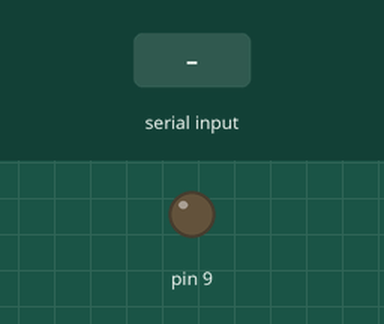
Simulated run of this sketch. Board: Arduino Uno, built with avr-gcc and run on an emulated ATmega328P. Parts: output pins drawn as LEDs (lit = HIGH). Inputs (shaded band) come from the test bench.

Above: at 1.2 s.
1.3 s: "a" received over Serial
At 2.3 s:
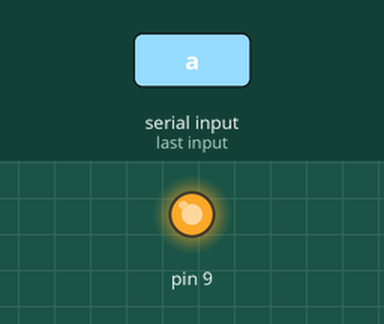
3.5 s: "d" received over Serial
At 5.1 s:
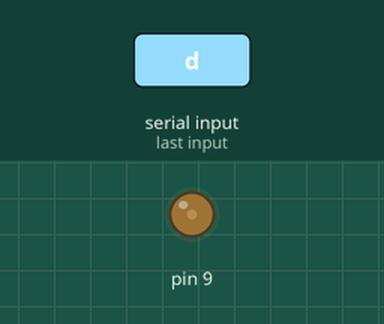
Timing chart, 0 to 6.6 s (numbered marks = the images above; inputs shaded):
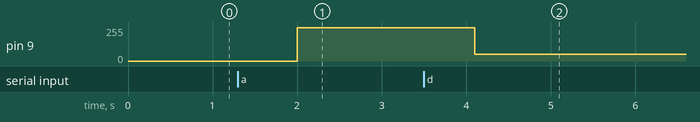

Measured:
- after the input at 1.3 s, pin 9: 0/255 → 250/255 after 0.70 s
- after the input at 3.5 s, pin 9: 250/255 → 50/255 after 0.60 s

The sketch:

podvozek.ino
```cpp
void setup() {
  pinMode(9, OUTPUT);
  Serial.begin(19200);
}

void loop() {
  while (Serial.available()) {
    int ch = Serial.read();
    if (ch < 96 || ch > 110) {
      continue;
    }

    if (ch == 97) {
      analogWrite(9, 250);
    } else if (ch == 100) {
      analogWrite(9, 50);
    }
    delay(100);
  }

  delay(1000);
}
```
